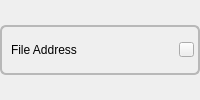
                                  <widget class="QWidget" name="page_7">
                                   <layout class="QVBoxLayout" name="verticalLayout_22">
                                    <property name="spacing">
                                     <number>0</number>
                                    </property>
                                    <property name="leftMargin">
                                     <number>0</number>
                                    </property>
                                    <property name="topMargin">
                                     <number>0</number>
                                    </property>
                                    <property name="rightMargin">
                                     <number>0</number>
                                    </property>
                                    <property name="bottomMargin">
                                     <number>0</number>
                                    </property>
                                    <item>
                                     <widget class="QFrame" name="dropEditableArchive_2">
                                      <property name="minimumSize">
                                       <size>
                                        <width>0</width>
                                        <height>50</height>
                                       </size>
                                      </property>
                                      <property name="maximumSize">
                                       <size>
                                        <width>16777215</width>
                                        <height>50</height>
                                       </size>
                                      </property>
                                      <property name="styleSheet">
                                       <string notr="true">#dropEditableArchive_2{border: 2px solid rgb(184, 184, 184); border-radius: 6px}
</string>
                                      </property>
                                      <layout class="QHBoxLayout" name="horizontalLayout_14">
                                       <property name="rightMargin">
                                        <number>4</number>
                                       </property>
                                       <item>
                                        <widget class="QLabel" name="zippedArchiveFileAddressLabel">
                                         <property name="text">
                                          <string>File Address</string>
                                         </property>
                                         <property name="alignment">
                                          <set>Qt::AlignLeading|Qt::AlignLeft|Qt::AlignVCenter</set>
                                         </property>
                                        </widget>
                                       </item>
                                       <item>
                                        <widget class="QPushButton" name="deleteEditableArchive">
                                         <property name="minimumSize">
                                          <size>
                                           <width>15</width>
                                           <height>15</height>
                                          </size>
                                         </property>
                                         <property name="maximumSize">
                                          <size>
                                           <width>15</width>
                                           <height>15</height>
                                          </size>
                                         </property>
                                         <property name="styleSheet">
                                          <string notr="true">#deleteEditableArchive:pressed {
	background-color: rgb(120, 120, 120);
	border-radius: 6px}</string>
                                         </property>
                                         <property name="text">
                                          <string/>
                                         </property>
                                         <property name="icon">
                                          <iconset resource="resources_rc.qrc">
                                           <normaloff>:/icon/icons/trash-2.svg</normaloff>:/icon/icons/trash-2.svg</iconset>
                                         </property>
                                         <property name="iconSize">
                                          <size>
                                           <width>15</width>
                                           <height>15</height>
                                          </size>
                                         </property>
                                        </widget>
                                       </item>
                                      </layout>
                                     </widget>
                                    </item>
                                   </layout>
                                  </widget>
